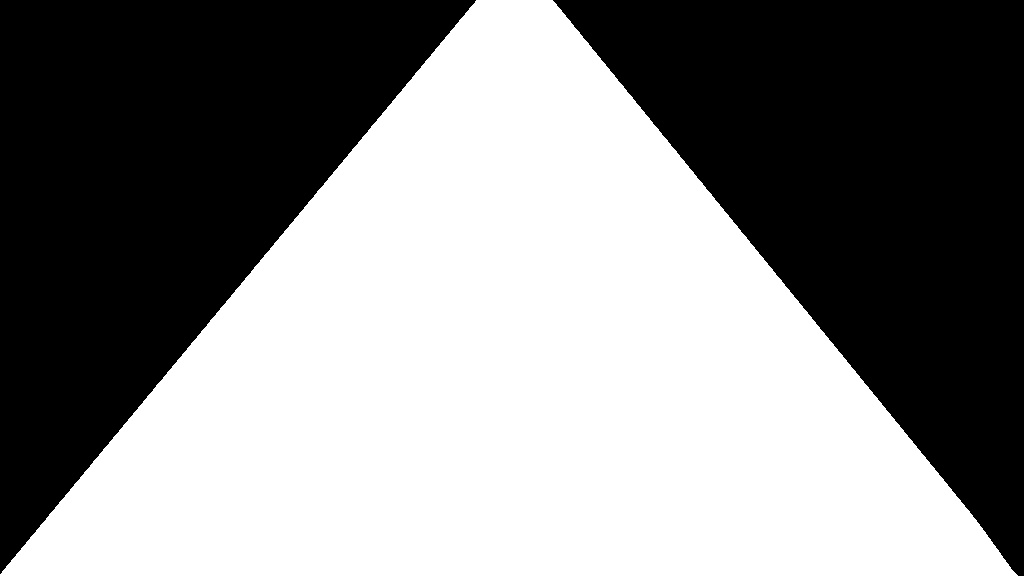
#> input picture mask.jpg, 1024 x 576 px
$ jupyter execute --allow-errors bezier_path.ipynb
#> lines starting #> are read from the running program, lines starting #| are printed output that depends on the picture; after the words box and inside, x2 and y2 are one past the last pixel; in counts of white or black regions, pixels touching at a corner belong together; pictures that were not available may be replaced by others from this repository, and a replacement may not be noted
[cell 1]
import cv2
import matplotlib.pyplot as plt
import os
import numpy as np
import imutils
import time
from bspline_path import  approximate_b_spline_path
from cubic_spline_planner import  Spline2D

[cell 2]
from scipy import ndimage

[cell 3]
image_dir = '/home/ivslab/DriveImage/pred_main/'

[cell 4]
base_point = (530,575)
VERTICAL_CROP = 500
mask = plt.imread('mask.jpg').copy()
#> mask is the input picture: shape (576, 1024); min 0, max 255, mean 136.9
mask[mask>0] = 1
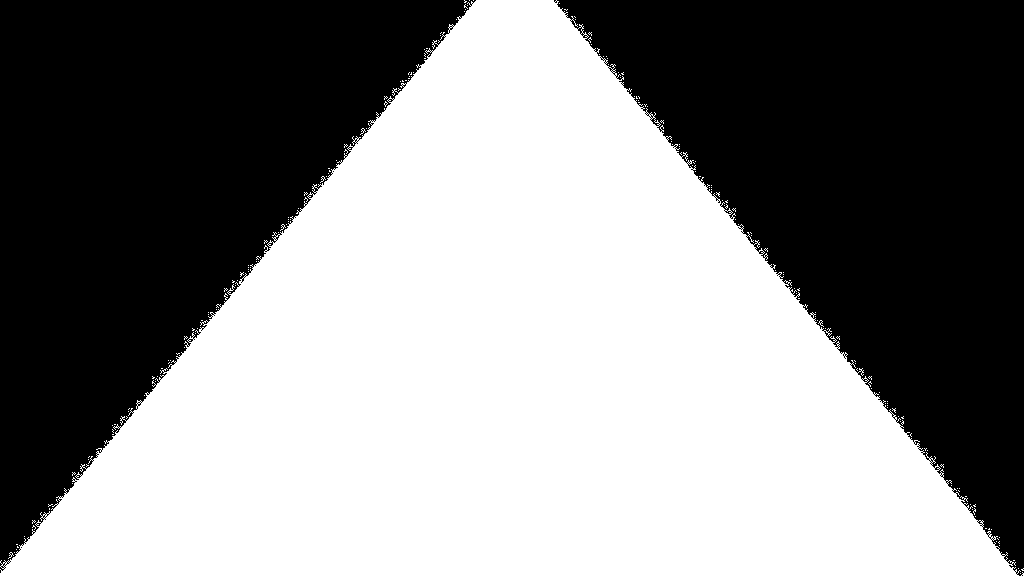
#> mask: shape (576, 1024); values 0 (black) and 1 (white), 54.2% white; 4 black regions (2 under 20 px), largest, box (x1, y1, x2, y2) and area: (0, 0, 476, 573) 135459, (554, 0, 1024, 576) 134948

segment = 5
horizon = 350

[cell 5]
"""

Path planning with Bezier curve.

author: Atsushi Sakai(@Atsushi_twi)

"""

import matplotlib.pyplot as plt
import numpy as np
import scipy.special

show_animation = True


# [107 lines left out: functions calc_4points_bezier_path, calc_bezier_path, bernstein_poly, bezier, bezier_derivatives_control_points, curvature and 1 more, not called in this run]

[cell 6]
pred = cv2.imread(os.path.join(image_dir,'4.jpg'))
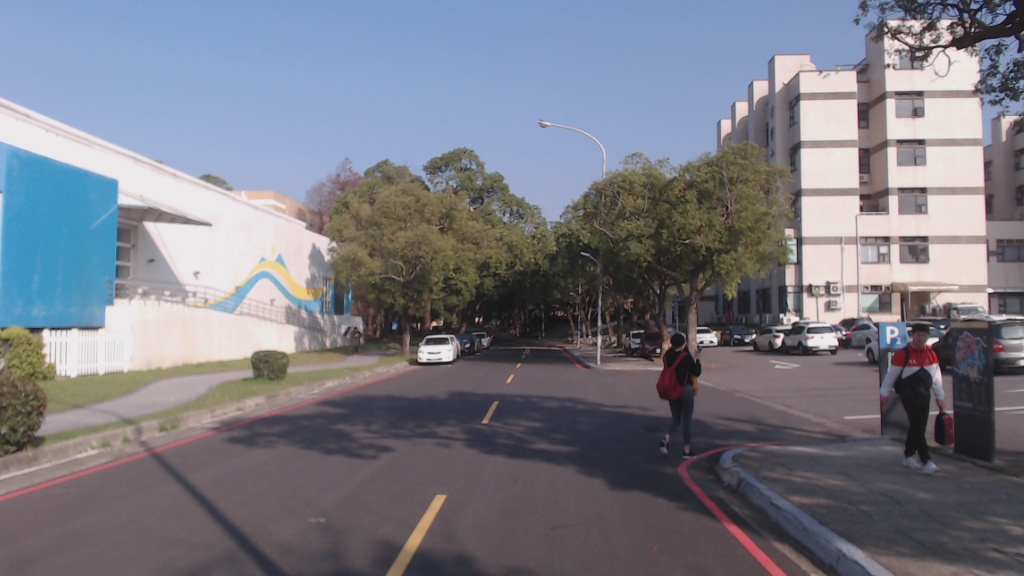
#> input picture pic/10.jpg, 1024 x 576 px, given in place of 4.jpg, which was not available
#> pred is the input picture: shape (576, 1024, 3); mean B, G, R 132.8, 122.2, 120.8
img2 = np.power(pred/float(np.max(pred)), 2)
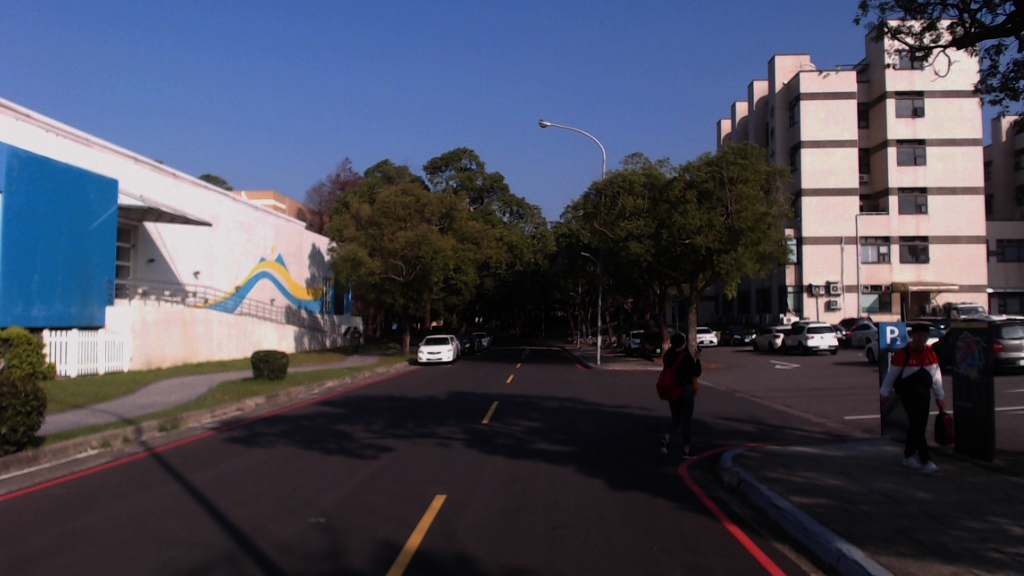
#> img2: shape (576, 1024, 3) float64; mean B, G, R 0.352, 0.291, 0.282
plt.imshow(img2[...,::-1])
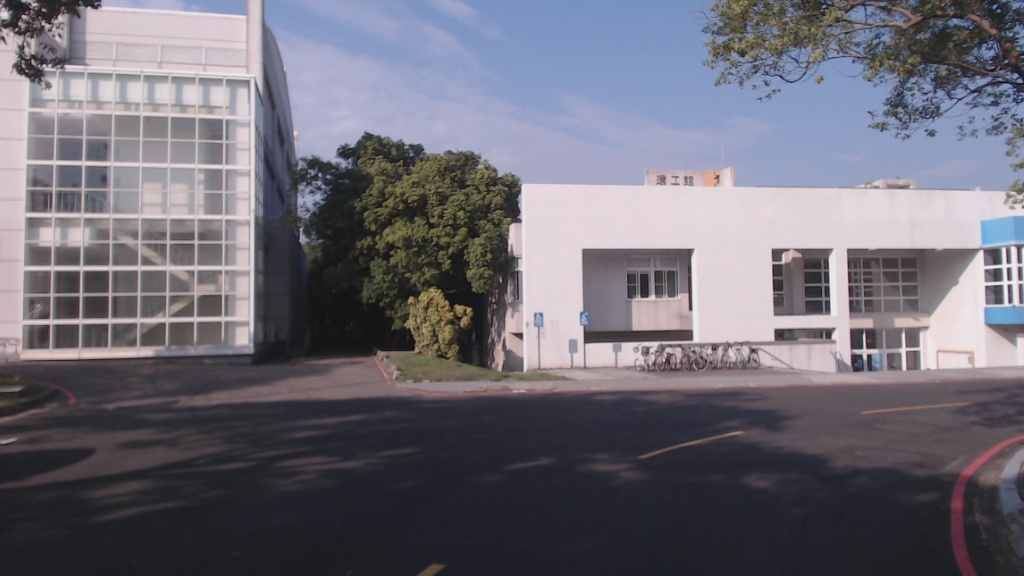
#> input picture pic/9.jpg, 1024 x 576 px, given in place of 1.jpg, which was not available
#> further down, pred is the input picture: shape (576, 1024, 3); mean B, G, R 118.2, 107.7, 110.1
#> `pred = np.power(pred/float(np.max(pred)), 2)*255.0`:
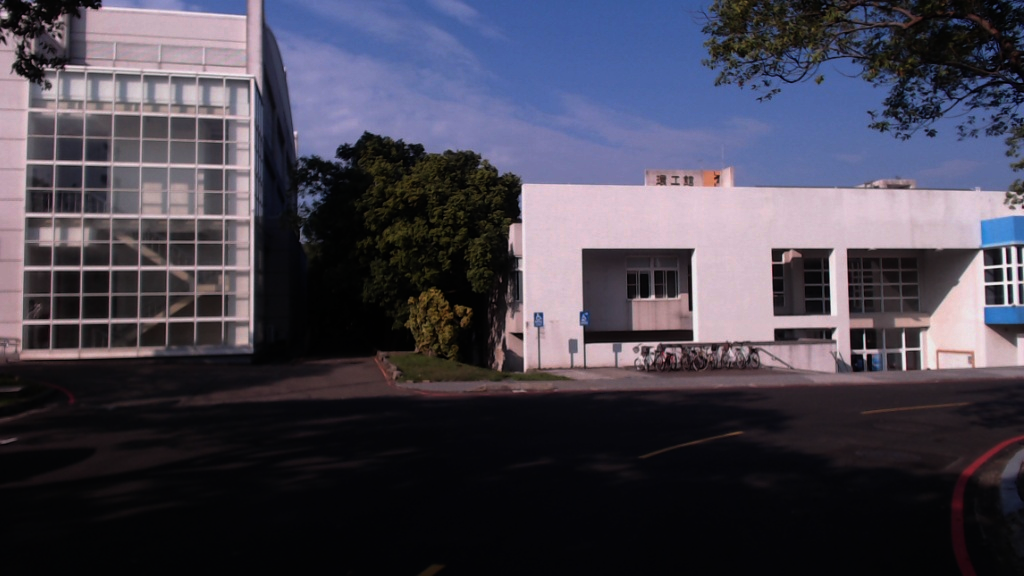
#> pred: shape (576, 1024, 3) float64; mean B, G, R 80.4, 67, 70.3
#> `pred_max = pred[:,:,1]>=(255.0*0.6)`:
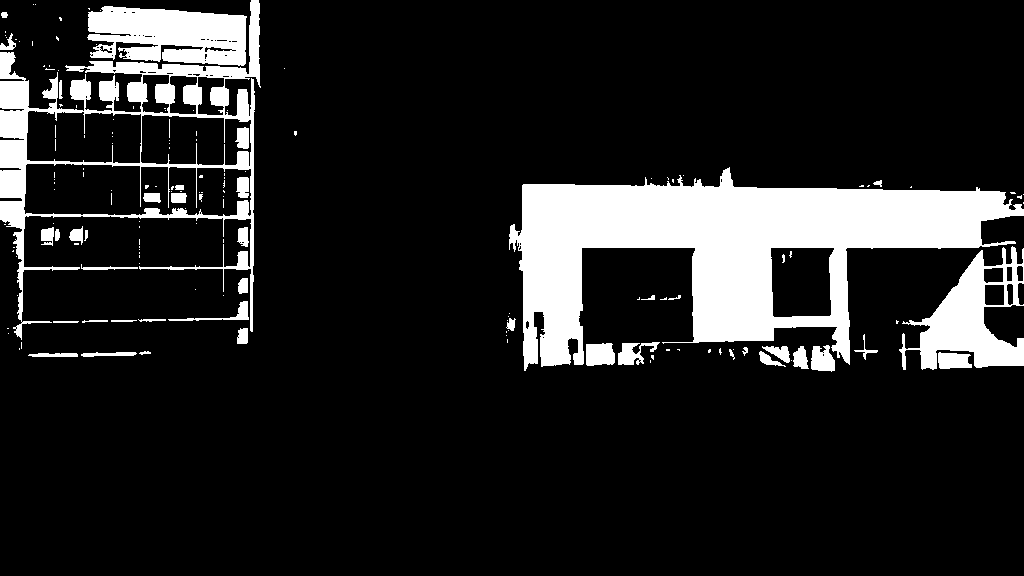
#> pred_max: shape (576, 1024) bool; 13.8% white; 160 white regions (116 under 20 px), largest, box (x1, y1, x2, y2) and area: (509, 167, 1024, 371) 45916, (0, 0, 261, 340) 14999, (87, 6, 247, 66) 7236
#> `pred_max = pred_max.astype(np.uint8)`: pred_max: shape (576, 1024); 13.8% white; 160 white regions (116 under 20 px)
#> `cnts = cv2.findContours(pred_max_all.copy(), cv2.RETR_EXTERNAL,cv2.CHA..`: cnts = 112 contours, 81 with area under 20; largest, box (x1, y1, x2, y2) and area: (509, 167, 1024, 371) 48840, (0, 0, 261, 340) 35988, (899, 246, 1024, 370) 7088, (87, 6, 247, 66) 7010, (586, 343, 615, 366) 547
#> `c = max(cnts, key=cv2.contourArea)`: c = contour of 482 points, box (x1, y1, x2, y2) (509, 167, 1024, 371), area 48840
#> `extTop_all= np.array(c[c[:, :, 1].argmin()][0])`: extTop_all = [729, 167]
#> `cc = c[:,0]`: cc = 482 pairs, first value 509 to 1023, second value 167 to 370
#> `y_max = cc[:,1].max()`: y_max = 370
#> `y_min = cc[:,1].min()`: y_min = 167
#> `delta_y = (y_max - y_min) // segment`: delta_y = 40
#> `y_mid_down = y_min + delta_y`: y_mid_down = 207
#> `y_mid_upper = y_max - delta_y`: y_mid_upper = 330
#> the loop `for j in range(segment):` made 5 passes
#> after the loop `for j in range(segment):`:
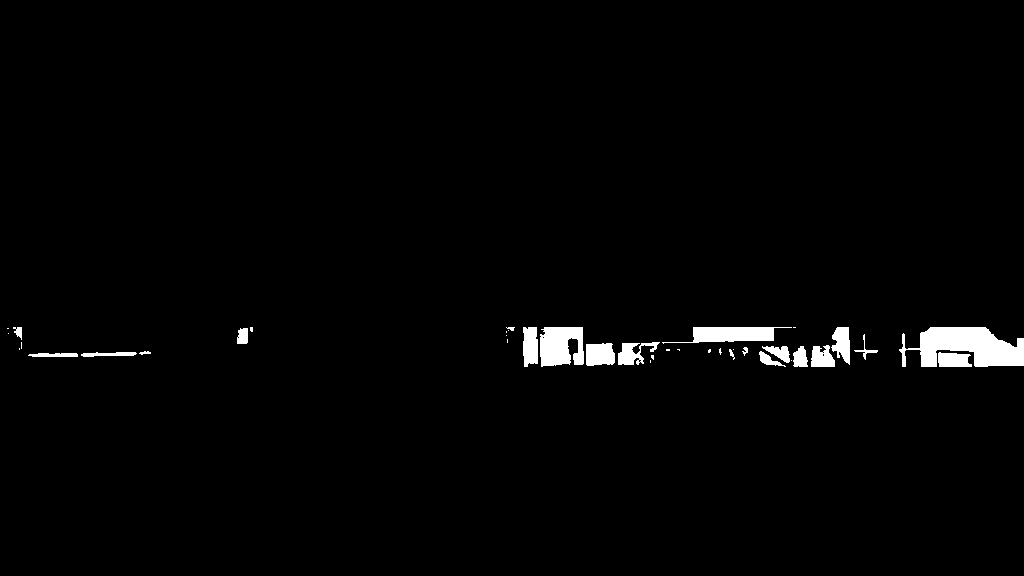
#> pred_max_segment: shape (576, 1024); 1.7% white; 39 white regions (18 under 20 px), largest, box (x1, y1, x2, y2) and area: (899, 327, 1024, 367) 3156, (540, 327, 584, 367) 1448, (662, 327, 792, 344) 1225
#> after the loop `for j in range(segment):`: center_mass_list = [[639, 194.6], [684.3, 225.9], [647.9, 266.4], [699.5, 308.1], [739.7, 346.9]]
#> `pred_max_bottom = pred_max.copy() * mask`:
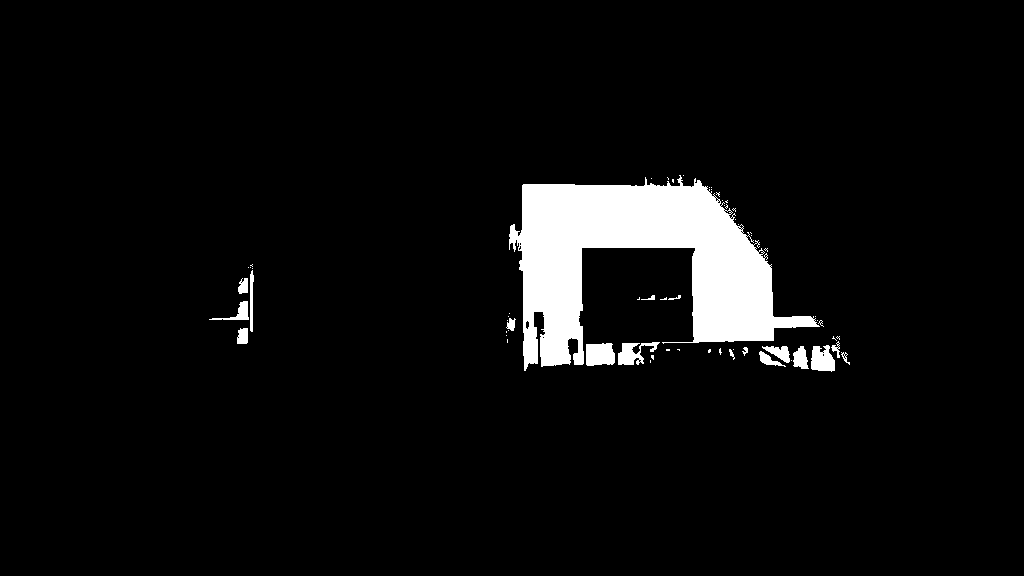
#> pred_max_bottom: shape (576, 1024); 5.3% white; 62 white regions (44 under 20 px), largest, box (x1, y1, x2, y2) and area: (509, 175, 820, 371) 27879, (586, 343, 615, 366) 594, (811, 345, 835, 372) 494
#> `pred_max_bottom[:VERTICAL_CROP] = 0`: pred_max_bottom: shape (576, 1024); 5.31% of pixels changed, all inside (x1, y1, x2, y2) = (209, 175, 850, 372)
#> `cnts = cv2.findContours(pred_max_bottom.copy(), cv2.RETR_EXTERNAL,cv2...`: cnts = 0 contours
#> `cnts = imutils.grab_contours(cnts)`: cnts = []

[cell 7]
show_segment = False
b_spline_degree = 4

#> (the rest of this cell did not finish here and is left out)

#> (a cell that did not finish here is left out)

[cell 9]
plt.imshow(pred_max_segment)

[cell 10]
list(np.array(center_mass_list)[:,0])
#> Out = [639, 684.3, 647.9, 699.5, 739.7]

[cell 11]
center_mass
#> Out = [346.9, 739.7]

#> (a cell that did not finish here is left out)

[cell 13]
np.where(np.logical_and(cc[:,1]>y_mid_down-delta , cc[:,1]<y_mid_down + delta))

[cell 14]
cc
#> Out has the same summary as cc

[cell 15]
cc[0,:]>0
#> Out = [True, True]

[cell 16]
cc[:,:]
#> Out has the same summary as cc

[cell 17]
pred_max.dtype

[cell 18]
plt.imshow(mask)

[cell 19]
mask[mask>254] = 255
plt.imshow(mask)

[cell 20]
cv2.imwrite('mask.jpg',mask)
#> Out = True
